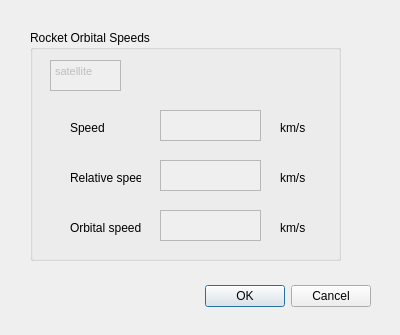
<?xml version="1.0" encoding="UTF-8"?>
<ui version="4.0">
 <class>Dialog</class>
 <widget class="QDialog" name="Dialog">
  <property name="geometry">
   <rect>
    <x>0</x>
    <y>0</y>
    <width>400</width>
    <height>335</height>
   </rect>
  </property>
  <property name="windowTitle">
   <string>Orbital Speed</string>
  </property>
  <widget class="QDialogButtonBox" name="buttonBox">
   <property name="geometry">
    <rect>
     <x>30</x>
     <y>280</y>
     <width>341</width>
     <height>32</height>
    </rect>
   </property>
   <property name="orientation">
    <enum>Qt::Horizontal</enum>
   </property>
   <property name="standardButtons">
    <set>QDialogButtonBox::Cancel|QDialogButtonBox::Ok</set>
   </property>
  </widget>
  <widget class="QGroupBox" name="groupBox">
   <property name="geometry">
    <rect>
     <x>30</x>
     <y>30</y>
     <width>311</width>
     <height>231</height>
    </rect>
   </property>
   <property name="title">
    <string>Rocket Orbital Speeds</string>
   </property>
   <widget class="QLabel" name="label">
    <property name="geometry">
     <rect>
      <x>40</x>
      <y>90</y>
      <width>71</width>
      <height>16</height>
     </rect>
    </property>
    <property name="text">
     <string>Speed</string>
    </property>
   </widget>
   <widget class="QTextEdit" name="txted_speed">
    <property name="enabled">
     <bool>false</bool>
    </property>
    <property name="geometry">
     <rect>
      <x>130</x>
      <y>80</y>
      <width>101</width>
      <height>31</height>
     </rect>
    </property>
   </widget>
   <widget class="QLabel" name="label_2">
    <property name="geometry">
     <rect>
      <x>250</x>
      <y>90</y>
      <width>31</width>
      <height>16</height>
     </rect>
    </property>
    <property name="text">
     <string>km/s</string>
    </property>
   </widget>
   <widget class="QTextEdit" name="txted_sat">
    <property name="enabled">
     <bool>false</bool>
    </property>
    <property name="geometry">
     <rect>
      <x>20</x>
      <y>30</y>
      <width>71</width>
      <height>31</height>
     </rect>
    </property>
    <property name="html">
     <string>&lt;!DOCTYPE HTML PUBLIC &quot;-//W3C//DTD HTML 4.0//EN&quot; &quot;http://www.w3.org/TR/REC-html40/strict.dtd&quot;&gt;
&lt;html&gt;&lt;head&gt;&lt;meta name=&quot;qrichtext&quot; content=&quot;1&quot; /&gt;&lt;style type=&quot;text/css&quot;&gt;
p, li { white-space: pre-wrap; }
&lt;/style&gt;&lt;/head&gt;&lt;body style=&quot; font-family:'MS Shell Dlg 2'; font-size:8.25pt; font-weight:400; font-style:normal;&quot;&gt;
&lt;p style=&quot; margin-top:0px; margin-bottom:0px; margin-left:0px; margin-right:0px; -qt-block-indent:0; text-indent:0px;&quot;&gt;&lt;span style=&quot; font-size:8pt;&quot;&gt;satellite&lt;/span&gt;&lt;/p&gt;&lt;/body&gt;&lt;/html&gt;</string>
    </property>
   </widget>
   <widget class="QTextEdit" name="txted_relspeed">
    <property name="enabled">
     <bool>false</bool>
    </property>
    <property name="geometry">
     <rect>
      <x>130</x>
      <y>130</y>
      <width>101</width>
      <height>31</height>
     </rect>
    </property>
   </widget>
   <widget class="QLabel" name="label_3">
    <property name="geometry">
     <rect>
      <x>250</x>
      <y>140</y>
      <width>31</width>
      <height>16</height>
     </rect>
    </property>
    <property name="text">
     <string>km/s</string>
    </property>
   </widget>
   <widget class="QLabel" name="label_4">
    <property name="geometry">
     <rect>
      <x>40</x>
      <y>140</y>
      <width>71</width>
      <height>16</height>
     </rect>
    </property>
    <property name="text">
     <string>Relative speed</string>
    </property>
   </widget>
   <widget class="QTextEdit" name="txted_orbspeed">
    <property name="enabled">
     <bool>false</bool>
    </property>
    <property name="geometry">
     <rect>
      <x>130</x>
      <y>180</y>
      <width>101</width>
      <height>31</height>
     </rect>
    </property>
   </widget>
   <widget class="QLabel" name="label_5">
    <property name="geometry">
     <rect>
      <x>250</x>
      <y>190</y>
      <width>31</width>
      <height>16</height>
     </rect>
    </property>
    <property name="text">
     <string>km/s</string>
    </property>
   </widget>
   <widget class="QLabel" name="label_6">
    <property name="geometry">
     <rect>
      <x>40</x>
      <y>190</y>
      <width>71</width>
      <height>16</height>
     </rect>
    </property>
    <property name="text">
     <string>Orbital speed</string>
    </property>
   </widget>
  </widget>
 </widget>
 <resources/>
 <connections>
  <connection>
   <sender>buttonBox</sender>
   <signal>accepted()</signal>
   <receiver>Dialog</receiver>
   <slot>accept()</slot>
   <hints>
    <hint type="sourcelabel">
     <x>248</x>
     <y>254</y>
    </hint>
    <hint type="destinationlabel">
     <x>157</x>
     <y>274</y>
    </hint>
   </hints>
  </connection>
  <connection>
   <sender>buttonBox</sender>
   <signal>rejected()</signal>
   <receiver>Dialog</receiver>
   <slot>reject()</slot>
   <hints>
    <hint type="sourcelabel">
     <x>316</x>
     <y>260</y>
    </hint>
    <hint type="destinationlabel">
     <x>286</x>
     <y>274</y>
    </hint>
   </hints>
  </connection>
 </connections>
</ui>
